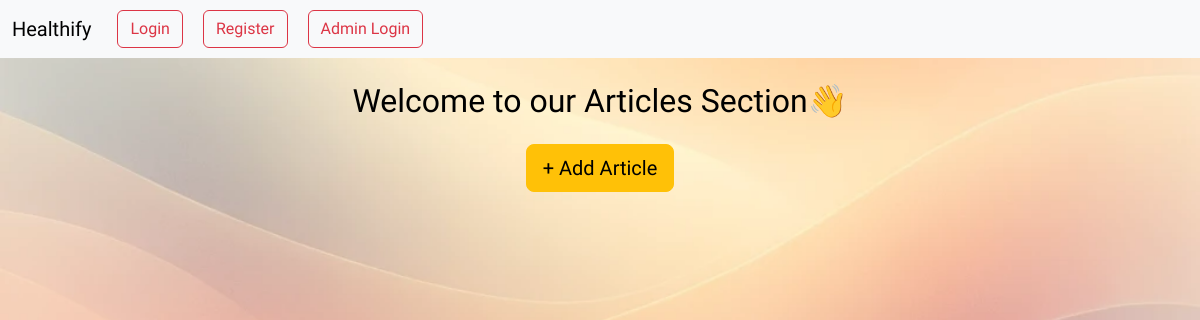
/read_articles (signed in), run on an earlier commit of the app's database.
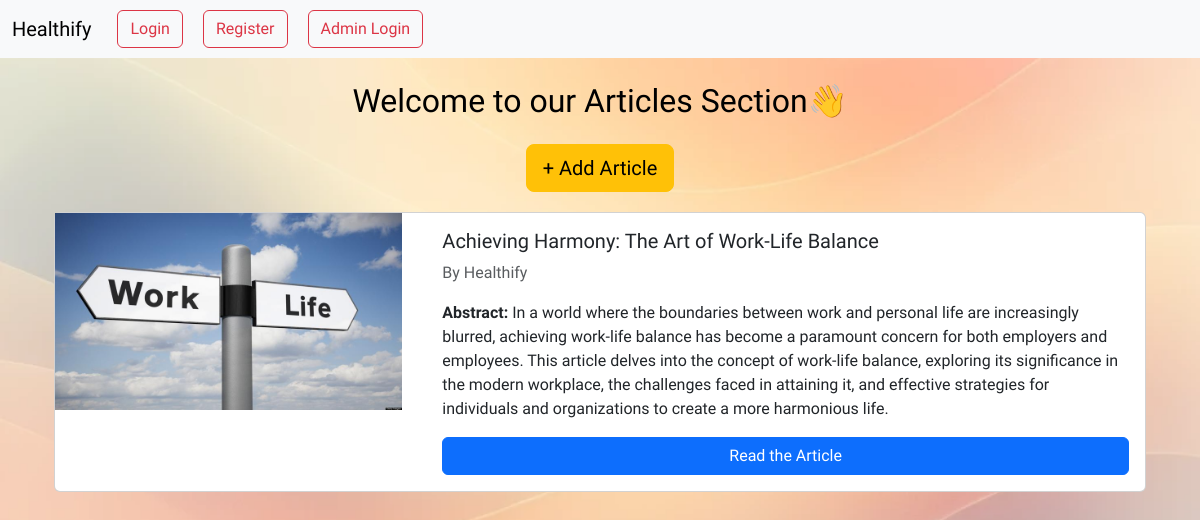
And on a later commit of the database.
### models.py (models this page shows)
class article(db.Model):
    __tablename__="article"
    id = db.Column(db.Integer, primary_key = True)
    title = db.Column(db.String(60), nullable = False)
    abstract = db.Column(db.String(420), nullable = False)
    content = db.Column(db.String(1024), nullable = False)
    imagepath = db.Column(db.String(255), nullable=False)
    impressions = db.Column(db.Integer, default = 0)
    CreatorId = db.Column(db.Integer, db.ForeignKey('User.id'), nullable = False)
    creator = db.Column(db.String(35), nullable = False)
    status = db.Column(db.String(12), default="pending")

### routes.py (the view)
@app.route('/read_articles')
@auth_required
def read_articles():
    articles = db.session.query(article).order_by(article.impressions.desc()).all()
    return render_template("articles.html", articles = articles)

### routes.py (called while the page is built)
def auth_required(func):
    @wraps(func)
    def inner(*args, **kwargs):
        if "user_id" not in session:
            flash("Login required.", 'danger')
            return redirect(url_for("login"))
        return func(*args, **kwargs)
    return inner

### templates/articles.html (shortened to what this page needs)
{% extends 'layout.html' %}
{% block content %}
<body>
    <div class="container mt-4">
        <div class="text-center pt">
            <h2 class="mb-4">Welcome to our Articles Section👋</h2>
            <a href="/addArticle" class="btn btn-warning btn-lg" style="margin-bottom: 20px;"><span class="plus-sign">+</span> Add Article</a>
        </div>
        {% for article in articles %}
            {% if article.status == "publish" %}
            <div class="card article-card">
                <div class="row no-gutters">
                    <div class="col-md-4">
                        <img src="{{ url_for('static', filename= 'images/' + article.imagepath) }}" class="article-image" alt="Article Image">
                    </div>
                    <div class="col-md-8">
                        <div class="card-body">
                            <h5 class="card-title">{{article.title}}</h5>
                            <p class="card-text text-muted">By {{article.creator}}</p>
                            <p class=""card-text><strong>Abstract:</strong> {{article.abstract}}</p>
                            <a href="healthifyArticles/{{article.id}}" class="btn btn-primary mt-auto">Read the Article</a>
                        </div>
                    </div>
                </div>
            </div>
            {% endif %}
            {% endfor %}
    </div>
</body>
{% endblock %}

### templates/layout.html (shortened to what this page needs)
<!DOCTYPE html>
<html lang="en">
<head>
    <link href="https://cdn.jsdelivr.net/npm/bootstrap@5.3.2/dist/css/bootstrap.min.css" rel="stylesheet">
    <link rel="stylesheet" href="https://cdnjs.cloudflare.com/ajax/libs/font-awesome/6.4.2/css/all.min.css">
    <link rel="stylesheet" href="https://cdnjs.cloudflare.com/ajax/libs/font-awesome/4.7.0/css/font-awesome.min.css">
</head>
<body>
    {% include 'nav-auth.html' %}
    <div class="container">
        {% block content %} {% endblock %}
    </div>
</body>
</html>

### templates/nav-auth.html (shortened to what this page needs)
<link rel="stylesheet" href="https://cdnjs.cloudflare.com/ajax/libs/font-awesome/4.7.0/css/font-awesome.min.css">
<nav class="navbar navbar-expand-lg bg-body-tertiary navbar-light " >
    <div class="container-fluid">
        <a class="navbar-brand" href="/">Healthify</a>
        <div class="collapse navbar-collapse" id="navbarNav">
              {% if user %}
                {% if user.is_admin %}
                    <ul class="navbar-nav ms-auto">
                        <li class="nav-item">
                            <a href="{{url_for('logout')}}" class="btn btn-outline-warning bar">Logout</a>
                        </li>
                    </ul>
                {% else %}
                  <ul class="navbar-nav navbar navbar-expand-lg navbar-light bg-light">
                    <li class="nav-item">
                      <a href="{{url_for('mental_health_check_up')}}" class="btn btn-outline-warning bar">Mental Health</a>
                    </li>
                    <li class="nav-item">
                      <a href="{{url_for('read_articles')}}" class="btn btn-outline-warning bar">Read Articles</a>
                    </li>
                    {% if user.gender == "Female" %}
                        <li class="nav-item">
                            <a href="{{url_for('mother')}}" class="btn btn-outline-warning bar">Maternal Risk-o-meter</a>
                        </li>
                    {% endif %}
                    <li class="nav-item ms-auto">
                      <a href="{{url_for('contact')}}" class="btn btn-outline-warning bar">Contact Us</a>
                    </li>
                    <li class="nav-item ">
                      <a href="{{url_for('profile')}}" class="bar"><i class="fa fa-user-circle-o" style="font-size:48px;color:orange"></i></a>
                    </li>
                  </ul>
                {% endif %}
              {% elif bd %}
                <ul class="navbar-nav ms-auto">
                  </ul>
              {% else %}
                <ul class="navbar-nav">
                  <li class="nav-item">
                    <a class="btn btn-outline-danger bar" href="{{url_for('login')}}">Login</a>
                  </li>
                  <li class="nav-item">
                    <a class="btn btn-outline-danger bar" href="{{url_for('register')}}">Register</a>
                  </li>
                  <li class="nav-item">
                    <a class="btn btn-outline-danger bar" href="{{url_for('admin')}}">Admin Login</a>
                  </li>
                </ul>
              {% endif %}
        </div>
      </div>
    </nav>

### templates/layout.html (style rules this page uses)
body { margin: 0; padding: 0; font-family: 'Balsamiq Sans', 'cursive'; background-color: #454f58; background: center/cover no-repeat url('../static/icons/bg14.png'); background-repeat: no-repeat; color: black; }

### templates/articles.html (style rules this page uses)
.article-card { margin-bottom: 20px; }
.article-image { width: 100%; height: auto; }
.card-body { display: flex; flex-direction: column; justify-content: space-between; }

### templates/nav-auth.html (style rules this page uses)
.navbar { width: 100%; padding: 0; }
.bar { margin: 10px; }

What changed in the data, as far as the page shows it:
added article: imagepath (picture), title "Achieving Harmony: The Art of Work-Life Balance", creator "Healthify", abstract "In a world where the boundaries between work and personal life are increasingly blurred, achieving work-life balance has become a paramount concern for both employers and employees. This article delves into the concept of work-life balance, exploring its significance in the modern workplace, the challenges faced in attaining it, and effective strategies for individuals and organizations to create a more harmonious life."
